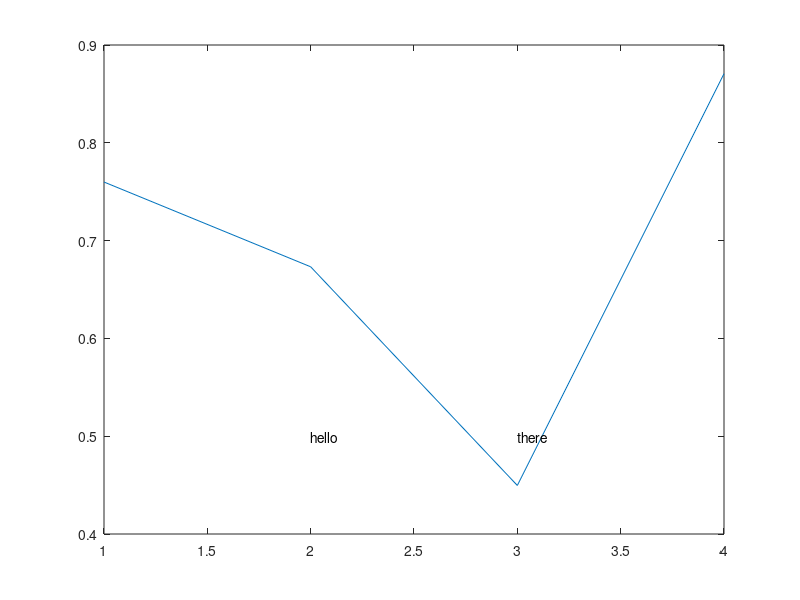

MATLAB code to generate this figure:
% Regression test function (black blox) for FreeMat v4.0
% This function is autogenerated by helpgen.
function bbtest_success = bbtest_text
  bbtest_success = 1;
NumErrors = 0;
try
  plot(rand(1,4))

catch
  NumErrors = NumErrors + 1;
end
try
  text([2,3],[0.5,0.5],{'hello','there'})

catch
  NumErrors = NumErrors + 1;
end
try
  mprint text1

catch
  NumErrors = NumErrors + 1;
end
if (NumErrors ~= 0) bbtest_success = 0; return; end
NumErrors = 0;
try
  plot(rand(1,4))

catch
  NumErrors = NumErrors + 1;
end
try
  text([2,3],[0.5,0.5],{'hello','there'},'fontsize',20)

catch
  NumErrors = NumErrors + 1;
end
try
  mprint text2

catch
  NumErrors = NumErrors + 1;
end
if (NumErrors ~= 0) bbtest_success = 0; return; end
